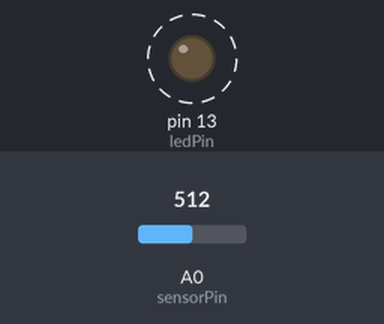
Recording of a sketch running on a simulated Arduino Uno, built with avr-gcc and run on an emulated ATmega328P. Shown: output pins drawn as LEDs (lit = HIGH). Dashed ring = blinking. The test bench sets the inputs (shaded band); at power-on: A0 (sensorPin) = 512.

Above: at 1.8 s.
1.9 s: A0 (sensorPin) set to 0
At 2.9 s:
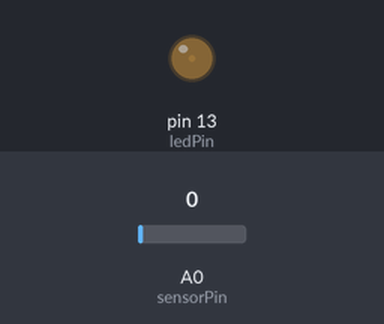
3.6 s: A0 (sensorPin) set to 122
At 3.9 s:
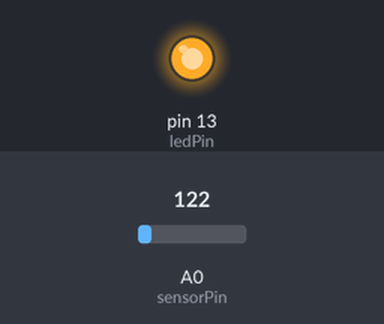
Timing chart, 0 to 13.1 s (numbered marks = the images above; inputs shaded):
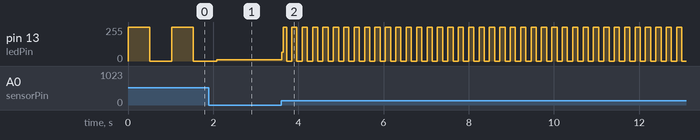

Measured:
- after the input at 3.6 s, pin 13 (ledPin): 8/255 → 65/255 at once, then moves between 0/255 and 255/255, repeating every 0.24 s
- by itself, pin 13 (ledPin): alternates 255/255 for 0.51 s and 0/255 for 0.51 s

The sketch:

Potensio_analog_input.ino
```cpp
int sensorPin = A0;
int ledPin = 13;
int sensorValue = 0;
void setup() {
  pinMode(ledPin,OUTPUT);

}

void loop() {
sensorValue=analogRead(sensorPin);
digitalWrite(ledPin,HIGH);
delay(sensorValue);
digitalWrite(ledPin,LOW);
delay(sensorValue);
Serial.println(sensorPin);
}
```
